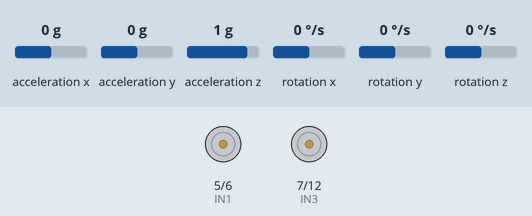
Simulated run of this sketch. Board: ESP32-S3. Parts: motor-driver pin pairs drawn as motors (green arrow = first pin HIGH = forward, orange = second pin HIGH = backward, longer = more drive, scaled by the enable pin). Wiring (inferred from the names in the program): MPU-6050 motion sensor at I2C address 0x68. The test bench sets the inputs (shaded band); at power-on: rotation z 0 °/s, acceleration x 0 g, acceleration y 0 g, acceleration z 1 g, rotation x 0 °/s, rotation y 0 °/s. What the sketch prints to the serial monitor is not drawn.

Above: at 2.2 s.
2.3 s: rotation z set to 12 °/s
At 2.45 s:
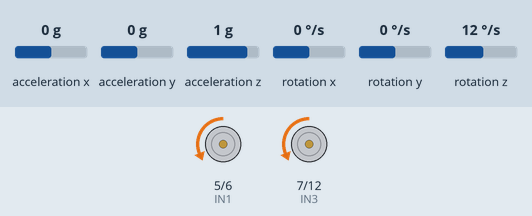
5.3 s: acceleration x set to -0.2 g
6.8 s: acceleration y set to -1.4 g
At 8.2 s:
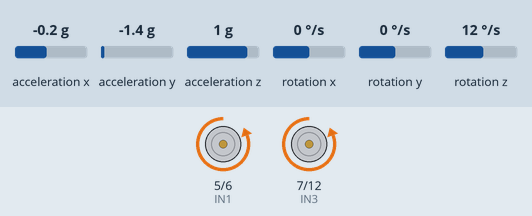
9.4 s: acceleration y set to -0.2 g
10.9 s: acceleration y set to 0.1 g
At 11.6 s:
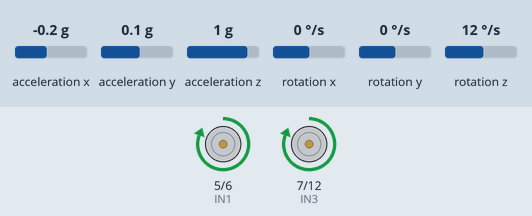
12.5 s: acceleration y set to -0.8 g
At 12.9 s:
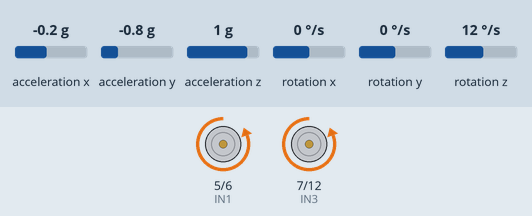
Timing chart, 0 to 15.1 s (numbered marks = the images above; inputs shaded):
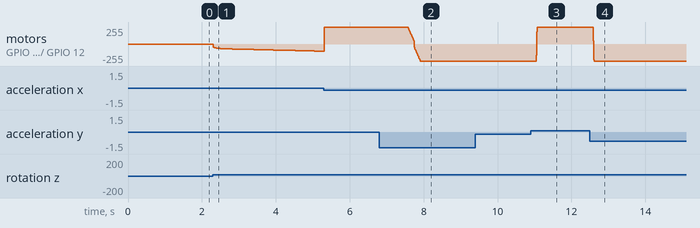

Measured:
- the behaviour switches between -0.1 and 0 g on acceleration y (found by bisection; images 2 and 3)
- after the input at 2.3 s, motor on GPIO 5 (IN1) / GPIO 6 (IN2), motor on GPIO 7 (IN3) / GPIO 12 (IN4): moves from stopped to backward 108/255 over 3.0 s, starting at once
- after the input at 6.8 s, motor on GPIO 5 (IN1) / GPIO 6 (IN2), motor on GPIO 7 (IN3) / GPIO 12 (IN4): moves from forward 255/255 to backward 255/255 over 0.34 s, starting after 0.77 s
- after the input at 10.9 s, motor on GPIO 5 (IN1) / GPIO 6 (IN2), motor on GPIO 7 (IN3) / GPIO 12 (IN4): backward 255/255 → forward 255/255 after 0.15 s
- after the input at 12.5 s, motor on GPIO 5 (IN1) / GPIO 6 (IN2), motor on GPIO 7 (IN3) / GPIO 12 (IN4): forward 255/255 → backward 255/255 after 0.09 s

The sketch:

balance_PID.ino
```cpp
#include <Wire.h>
#include <math.h>

// =====================================================
// L298N Motor Driver Pins (ESP32-S3)
// =====================================================
const int ENA = 4;
const int IN1 = 5;
const int IN2 = 6;

const int IN3 = 7;
const int IN4 = 12;
const int ENB = 13;

// =====================================================
// MPU6050 I2C Pins
// =====================================================
const int S3_SDA = 8;
const int S3_SCL = 9;

const int MPU_ADDR = 0x68;

// =====================================================
// Timing
// =====================================================
unsigned long lastTime = 0;
const float dt = 0.01; // 10ms loop = 100Hz

// =====================================================
// Angle Variables
// =====================================================
float currentAngle = 0.0;

// =====================================================
// PID Gains
// =====================================================
float Kp = 45.0;
float Ki = 25.0;
float Kd = 0.2;

float integral = 0.0;
float prevError = 0.0;

const float desiredAngle = -.0;

// =====================================================
// PWM Settings
// =====================================================
const int PWM_FREQ = 15000;
const int PWM_RESOLUTION = 9;

const int MIN_PWM = 90;
const int MAX_PWM = 511;

// =====================================================
// SETUP
// =====================================================
void setup() {

  Serial.begin(115200);

  // -----------------------------
  // Motor Pins
  // -----------------------------
  pinMode(IN1, OUTPUT);
  pinMode(IN2, OUTPUT);

  pinMode(IN3, OUTPUT);
  pinMode(IN4, OUTPUT);

  // -----------------------------
  // PWM Setup (ESP32-S3 NEW API)
  // -----------------------------
  ledcAttach(ENA, PWM_FREQ, PWM_RESOLUTION);
  ledcAttach(ENB, PWM_FREQ, PWM_RESOLUTION);

  ledcWrite(ENA, 0);
  ledcWrite(ENB, 0);

  // -----------------------------
  // MPU6050 Setup
  // -----------------------------
  Wire.begin(S3_SDA, S3_SCL);

  Wire.beginTransmission(MPU_ADDR);
  Wire.write(0x6B);
  Wire.write(0);
  Wire.endTransmission(true);

  delay(1000);

  Serial.println("Self Balancing Robot Started");
}

// =====================================================
// LOOP
// =====================================================
void loop() {

  unsigned long currentTime = millis();

  // 100Hz loop
  if (currentTime - lastTime >= 10) {

    lastTime = currentTime;

    // =================================================
    // Read MPU6050
    // =================================================
    Wire.beginTransmission(MPU_ADDR);
    Wire.write(0x3B);
    Wire.endTransmission(false);

    Wire.requestFrom(MPU_ADDR, 14, true);

    int16_t ax = Wire.read() << 8 | Wire.read();
    int16_t ay = Wire.read() << 8 | Wire.read();
    int16_t az = Wire.read() << 8 | Wire.read();

    Wire.read() << 8 | Wire.read(); // Skip Temp

    int16_t gx = Wire.read() << 8 | Wire.read();
    int16_t gy = Wire.read() << 8 | Wire.read();
    int16_t gz = Wire.read() << 8 | Wire.read();

    // =================================================
    // Angle Calculation
    // =================================================
    float accAngle = (atan2(ay, ax) * 180.0 / PI);

    float gyroRate = -gz/ 131.0;

    Serial.print("Angle ");
    Serial.println(accAngle);

    Serial.print("   Gyro: ");
    Serial.println(gyroRate);

    // Complementary Filter
    currentAngle =
      0.9 * (currentAngle + gyroRate * dt) +
      0.1 * accAngle;

    // =================================================
    // PID Controller
    // =================================================
    float error = desiredAngle - currentAngle;

    integral += error * dt;

    float derivative = (error - prevError) / dt;

    float controlSignal =
      (Kp * error) +
      (Ki * integral) +
      (Kd * derivative);

    prevError = error;

    // =================================================
    // Drive Motors
    // =================================================
    driveMotors(controlSignal);

    // =================================================
    // Serial Monitor
    // =================================================
    Serial.print("   Angle: ");
    Serial.print(currentAngle);

    Serial.print("   Control: ");
    Serial.println(controlSignal);
  }
}

// =====================================================
// MOTOR CONTROL FUNCTION
// =====================================================
void driveMotors(float controlSignal) {

  int motorSpeed =
  constrain(MIN_PWM + (int)abs(controlSignal), 0, MAX_PWM);

  // =================================================
  // Forward
  // =================================================
  if (controlSignal > 0) {

    digitalWrite(IN1, LOW);
    digitalWrite(IN2, HIGH);

    digitalWrite(IN3, LOW);
    digitalWrite(IN4, HIGH);
  }

  // =================================================
  // Backward
  // =================================================
  else if (controlSignal < 0) {

    digitalWrite(IN1, HIGH);
    digitalWrite(IN2, LOW);

    digitalWrite(IN3, HIGH);
    digitalWrite(IN4, LOW);
  }

  // =================================================
  // Stop
  // =================================================
  else {

    digitalWrite(IN1, LOW);
    digitalWrite(IN2, LOW);

    digitalWrite(IN3, LOW);
    digitalWrite(IN4, LOW);

    motorSpeed = 0;
  }

  // =================================================
  // Apply PWM
  // =================================================
  ledcWrite(ENA, motorSpeed);
  ledcWrite(ENB, motorSpeed);

  Serial.print("Speed: ");
  Serial.println(motorSpeed);
}
```
